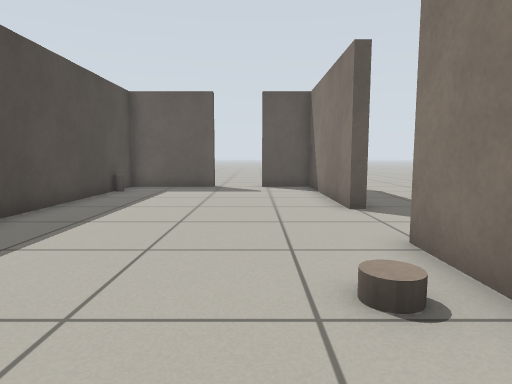
[1] (above)

16 first-person views from a walk through a Gazebo world. The camera is 0.64 m above the floor, tilts 6° down and sees 75° across. The floor is counted in squares, 0.5 m on a side. Each view is taken from the middle of a square. On the plan, view 1 faces up. The plan holds only what a view shows up to about 14 squares ahead; the rest is blank.

[2]
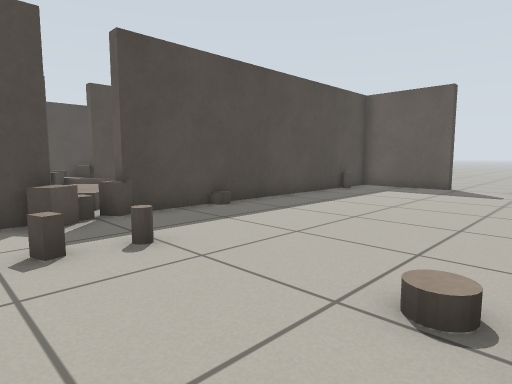

[3]
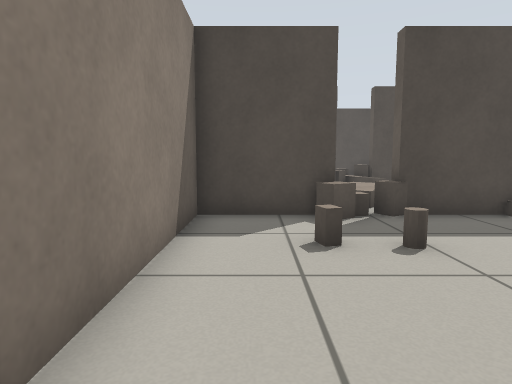

[4]
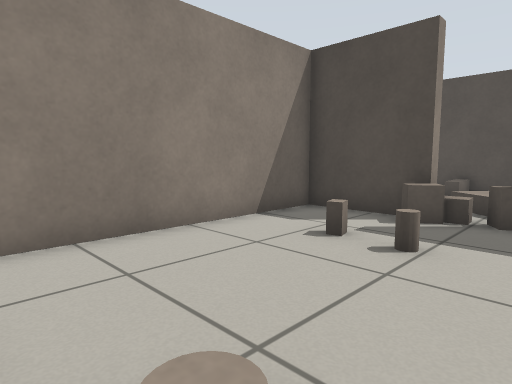

[5]
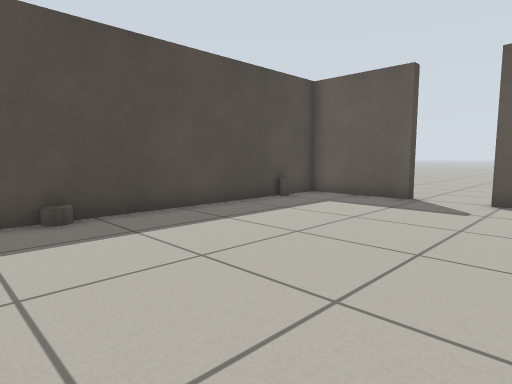

[6]
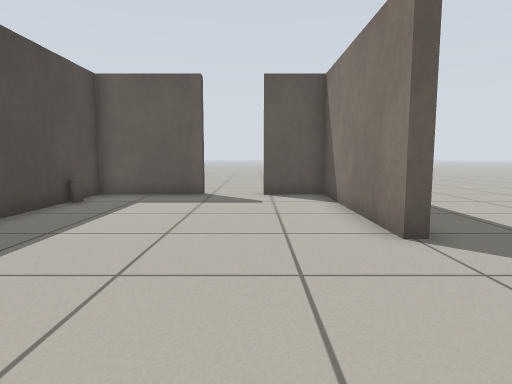

[7]
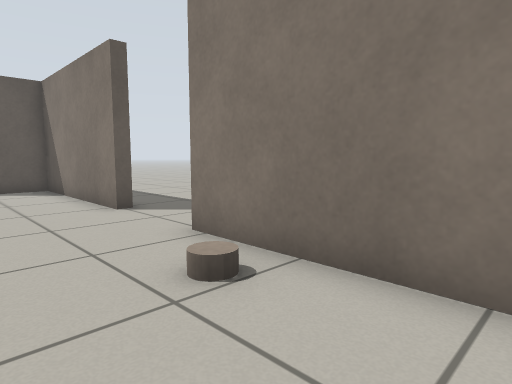

[8]
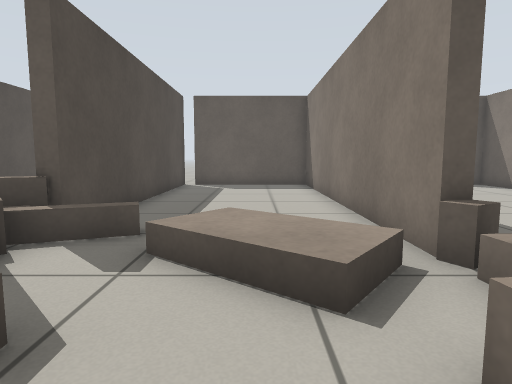

[9]
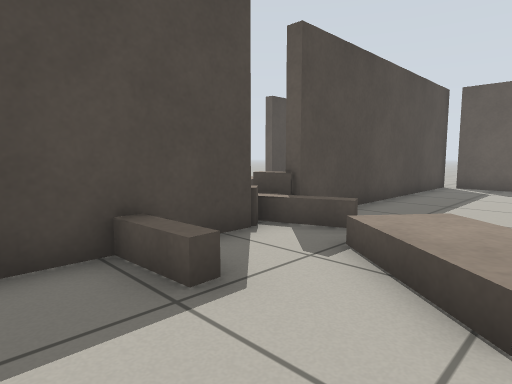

[10]
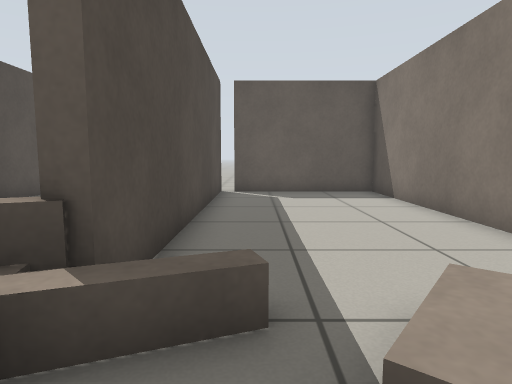

[11]
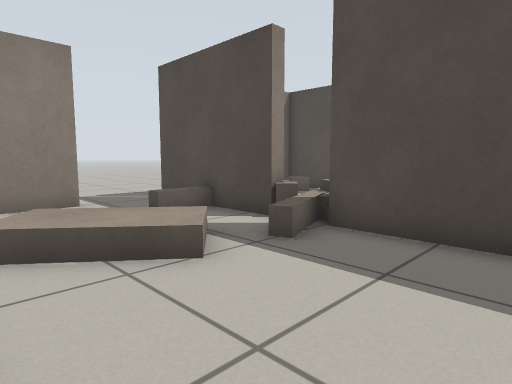

[12]
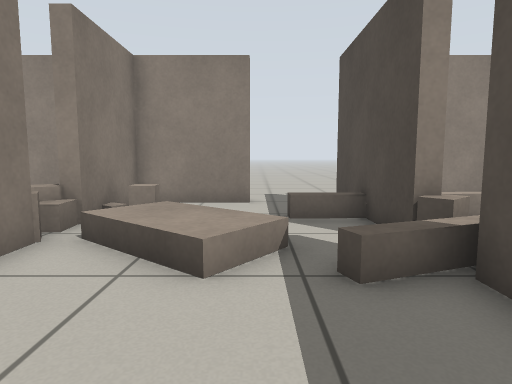

[13]
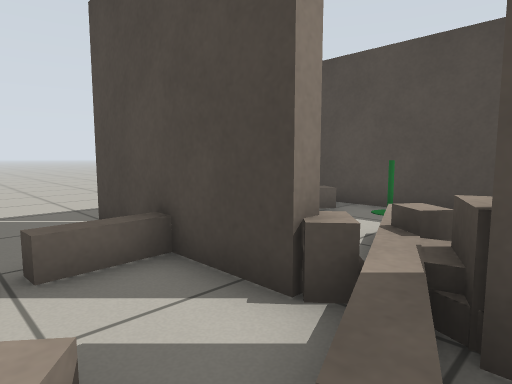

[14]
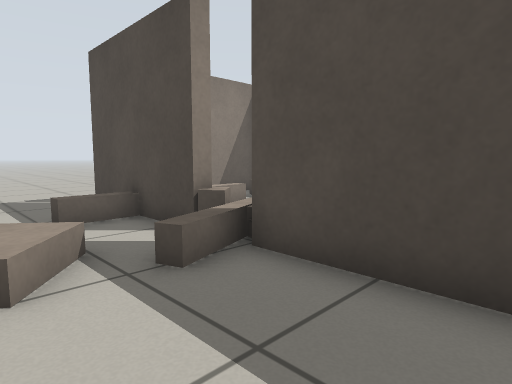

[15]
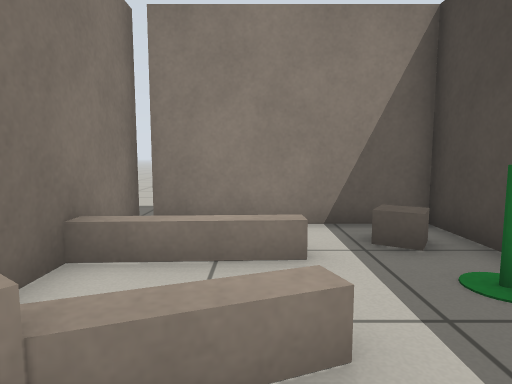

[16]
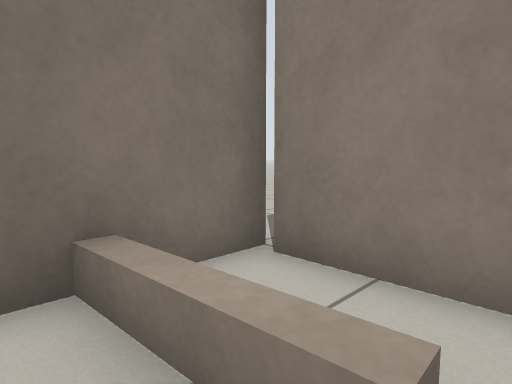

### Floor plan
Ten units are one square. View 1 is at (0, 0); x grows to the right and y downward. Boxes are objects, and circles mark ways between rooms. Rooms are numbered by the first view taken in them; rooms with no view inside come last. Other rooms are left out.
<svg viewBox="-178 -153 213 178">
<path fill="none" stroke="#000" d="M27 -81 23 -81 23 -143 2 -143M-53 -16 -53 13 14 13M23 -4 23 -50M-18 -148 -18 -143 -53 -143 -53 -34M-57 -34 -57 -143 -109 -143M-113 -26 -113 15M-89 13 -57 13 -57 -16M-113 -146 -113 -46 -118 -46M-100 -48 -99 -44 -118 -37M-115 -46 -117 -42M-114 -11 -97 -12 -97 -8 -113 -7M-173 -132 -173 -111M-117 -42 -100 -48M-147 -30 -130 -36M-173 -36 -173 -14M-147 -9 -116 -11M-117 16 -117 -21M-173 -14 -173 13 -120 13"/>
<rect x="-55" y="-25" width="10" height="10" fill="#bbb"><title>brown box</title></rect>
<rect x="-55" y="-35" width="10" height="10" fill="#bbb"><title>brown box</title></rect>
<rect x="-55" y="-125" width="10" height="10" fill="#bbb"><title>brown cylinder</title></rect>
<rect x="-35" y="-15" width="10" height="10" fill="#bbb"><title>brown box</title></rect>
<rect x="-35" y="-25" width="10" height="10" fill="#bbb"><title>brown cylinder</title></rect>
<rect x="5" y="-35" width="10" height="10" fill="#bbb"><title>brown cylinder</title></rect>
<rect x="-125" y="-35" width="10" height="10" fill="#bbb"><title>brown box</title></rect>
<rect x="-95" y="-45" width="30" height="30" fill="#bbb"><title>brown box</title></rect>
<rect x="-75" y="-5" width="20" height="10" fill="#bbb"><title>brown box</title></rect>
<rect x="-65" y="-15" width="10" height="10" fill="#bbb"><title>other object</title></rect>
<rect x="-135" y="-45" width="10" height="10" fill="#bbb"><title>brown box</title></rect>
<rect x="-125" y="-55" width="10" height="10" fill="#bbb"><title>brown box</title></rect>
<rect x="-165" y="-25" width="10" height="10" fill="#bbb"><title>marker</title></rect>
<rect x="-165" y="-5" width="10" height="10" fill="#bbb"><title>brown box</title></rect>
<circle cx="-5" cy="-140" r="3" fill="#2a7"/>
<circle cx="-155" cy="-30" r="3" fill="#2a7"/>
<circle cx="-155" cy="-10" r="3" fill="#2a7"/>
<text x="-10" y="-60">1</text>
<text x="-80" y="-60">2</text>
<text x="-130" y="-100">3</text>
<text x="-150" y="-20">4</text>
<text x="-140" y="0">5</text>
</svg>
Room 1 opens to room 3. Room 3 opens to room 4. Room 4 opens to room 5.

Where each view was taken, in squares from view 1:
view 1: 0 up, 0 right, facing up
view 2: 0 up, 2 right, facing up-left
view 3: 0 up, 2 right, facing left
view 4: 4 up, 2 right, facing down-left
view 5: 4 up, 2 right, facing up-left
view 6: 3 up, 0 right, facing up
view 7: 0 up, 1 left, facing up-right
view 8: 1 down, 8 left, facing up
view 9: 1 down, 7 left, facing up-left
view 10: 2 up, 10 left, facing up
view 11: 8 up, 6 left, facing down-left
view 12: 8 up, 9 left, facing down
view 13: 5 up, 9 left, facing down-left
view 14: 8 up, 8 left, facing down-left
view 15: 5 up, 14 left, facing down
view 16: 2 up, 15 left, facing down-right
